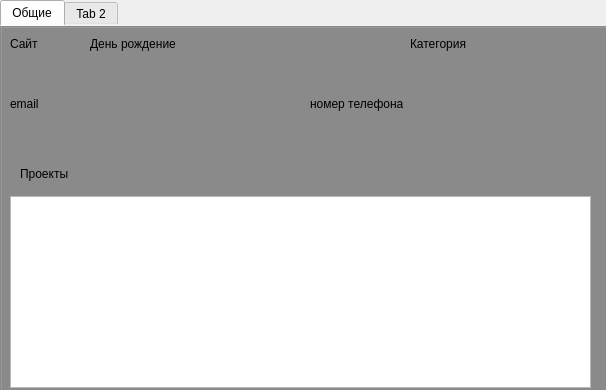
<?xml version="1.0" encoding="UTF-8"?>
<ui version="4.0">
 <class>ClientWidgetClass</class>
 <widget class="QWidget" name="ClientWidgetClass">
  <property name="geometry">
   <rect>
    <x>0</x>
    <y>0</y>
    <width>606</width>
    <height>390</height>
   </rect>
  </property>
  <property name="windowTitle">
   <string>ClientWidget</string>
  </property>
  <property name="styleSheet">
   <string notr="true">.QTabWidget::pane {
	color: rgb(254, 255, 244);
}
.QTableView QTableCornerButton::section {
	background-color: rgb(71,153,176);
}
.QHeaderView::section {
    background-color: rgb(71,153,176);
    color: white;
    height: 35px;
    font: 14px;
}

QScrollBar:vertical {
    background: rgb(188, 224, 235);
}
.QScrollBar::handle:vertical {
    background: rgb(71, 153, 176);
 }
.QScrollBar:horizontal {
    background: rgb(188, 224, 235);
}
.QScrollBar::handle:horizontal {
    background: rgb(71, 153, 176);
 }
</string>
  </property>
  <widget class="QLabel" name="fullname">
   <property name="geometry">
    <rect>
     <x>10</x>
     <y>20</y>
     <width>311</width>
     <height>16</height>
    </rect>
   </property>
   <property name="styleSheet">
    <string notr="true">.QTabWidget::pane {
	color: rgb(254, 255, 244);
}</string>
   </property>
   <property name="text">
    <string/>
   </property>
  </widget>
  <widget class="QTabWidget" name="tabWidget">
   <property name="geometry">
    <rect>
     <x>0</x>
     <y>0</y>
     <width>831</width>
     <height>461</height>
    </rect>
   </property>
   <property name="styleSheet">
    <string notr="true">QTabWidget{
background-color: rgba(122,122,122,0);
}</string>
   </property>
   <property name="currentIndex">
    <number>0</number>
   </property>
   <widget class="QWidget" name="tab">
    <attribute name="title">
     <string>Общие</string>
    </attribute>
    <widget class="QLabel" name="siteLbl">
     <property name="geometry">
      <rect>
       <x>10</x>
       <y>10</y>
       <width>49</width>
       <height>16</height>
      </rect>
     </property>
     <property name="text">
      <string>Сайт</string>
     </property>
    </widget>
    <widget class="QLabel" name="site">
     <property name="geometry">
      <rect>
       <x>10</x>
       <y>40</y>
       <width>49</width>
       <height>16</height>
      </rect>
     </property>
     <property name="text">
      <string/>
     </property>
    </widget>
    <widget class="QLabel" name="birthLbl">
     <property name="geometry">
      <rect>
       <x>90</x>
       <y>10</y>
       <width>91</width>
       <height>16</height>
      </rect>
     </property>
     <property name="text">
      <string>День рождение</string>
     </property>
    </widget>
    <widget class="QLabel" name="birth">
     <property name="geometry">
      <rect>
       <x>90</x>
       <y>40</y>
       <width>121</width>
       <height>16</height>
      </rect>
     </property>
     <property name="text">
      <string/>
     </property>
    </widget>
    <widget class="QLabel" name="fieldActivity">
     <property name="geometry">
      <rect>
       <x>240</x>
       <y>40</y>
       <width>49</width>
       <height>16</height>
      </rect>
     </property>
     <property name="text">
      <string/>
     </property>
    </widget>
    <widget class="QLabel" name="categoryLbl">
     <property name="geometry">
      <rect>
       <x>410</x>
       <y>10</y>
       <width>101</width>
       <height>16</height>
      </rect>
     </property>
     <property name="text">
      <string>Категория</string>
     </property>
    </widget>
    <widget class="QLabel" name="category">
     <property name="geometry">
      <rect>
       <x>410</x>
       <y>40</y>
       <width>231</width>
       <height>16</height>
      </rect>
     </property>
     <property name="text">
      <string/>
     </property>
    </widget>
    <widget class="QLabel" name="emailLblb">
     <property name="geometry">
      <rect>
       <x>10</x>
       <y>70</y>
       <width>49</width>
       <height>16</height>
      </rect>
     </property>
     <property name="text">
      <string>email</string>
     </property>
    </widget>
    <widget class="QLabel" name="email">
     <property name="geometry">
      <rect>
       <x>120</x>
       <y>70</y>
       <width>111</width>
       <height>16</height>
      </rect>
     </property>
     <property name="text">
      <string/>
     </property>
    </widget>
    <widget class="QLabel" name="phoneLbl">
     <property name="geometry">
      <rect>
       <x>310</x>
       <y>70</y>
       <width>111</width>
       <height>16</height>
      </rect>
     </property>
     <property name="text">
      <string>номер телефона</string>
     </property>
    </widget>
    <widget class="QLabel" name="phone">
     <property name="geometry">
      <rect>
       <x>420</x>
       <y>70</y>
       <width>111</width>
       <height>16</height>
      </rect>
     </property>
     <property name="text">
      <string/>
     </property>
    </widget>
    <widget class="QLabel" name="projects">
     <property name="geometry">
      <rect>
       <x>20</x>
       <y>140</y>
       <width>49</width>
       <height>16</height>
      </rect>
     </property>
     <property name="text">
      <string>Проекты</string>
     </property>
    </widget>
    <widget class="QTableView" name="projectsView">
     <property name="geometry">
      <rect>
       <x>10</x>
       <y>170</y>
       <width>581</width>
       <height>192</height>
      </rect>
     </property>
    </widget>
   </widget>
   <widget class="QWidget" name="tab_2">
    <attribute name="title">
     <string>Tab 2</string>
    </attribute>
   </widget>
  </widget>
 </widget>
 <layoutdefault spacing="6" margin="11"/>
 <resources/>
 <connections/>
</ui>
